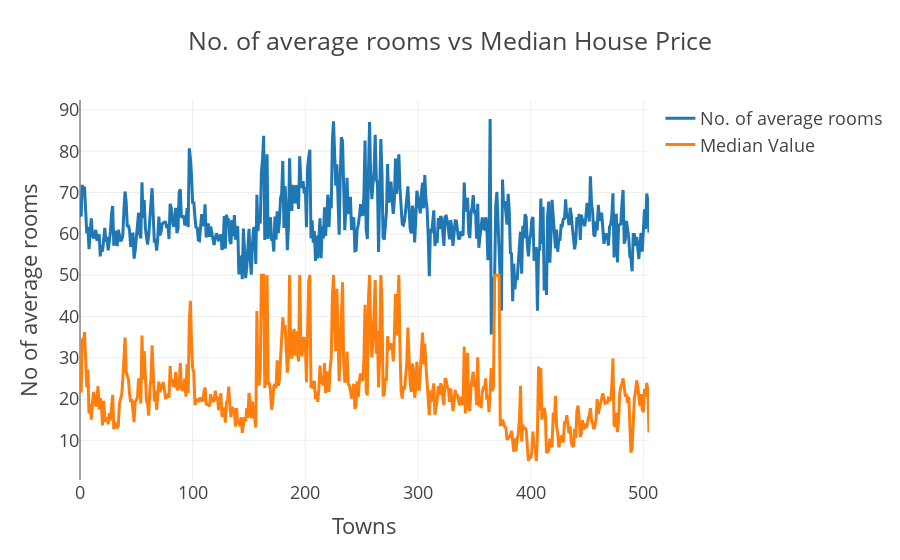

The code cell stored with this chart in its notebook:
### Code cell
col1 = "RM"
col2 = "MEDV"
v1 = housing[col1]
v2 = housing[col2]

scat1 = go.Scatter(y = v1.values*10, x=v1.index, name="No. of average rooms")
scat2 = go.Scatter(y=v2.values, x=v2.index, name="Median Value")

data = [scat1, scat2]

layout={'title':"No. of average rooms vs Median House Price",'yaxis':{'title':"No of average rooms"},'xaxis':{'title':'Towns'}}
fig = go.Figure(data=data, layout=layout)
fig.layout.template = "presentation"

iplot(fig)

### Figure 1 — Plotly figure (JSON) as saved in the notebook; plotly's stock layout.template omitted (floating-point values rounded to 4 significant figures; data arrays with more than 128 entries replaced by an {"elided": "..."} marker saying what was removed)
{"data": [{"name": "No. of average rooms", "type": "scatter", "x": {"elided": "506 int values"}, "y": {"elided": "506 float values"}}, {"name": "Median Value", "type": "scatter", "x": {"elided": "506 int values"}, "y": {"elided": "506 float values"}}], "layout": {"title": {"text": "No. of average rooms vs Median House Price"}, "xaxis": {"title": {"text": "Towns"}}, "yaxis": {"title": {"text": "No of average rooms"}}}}
